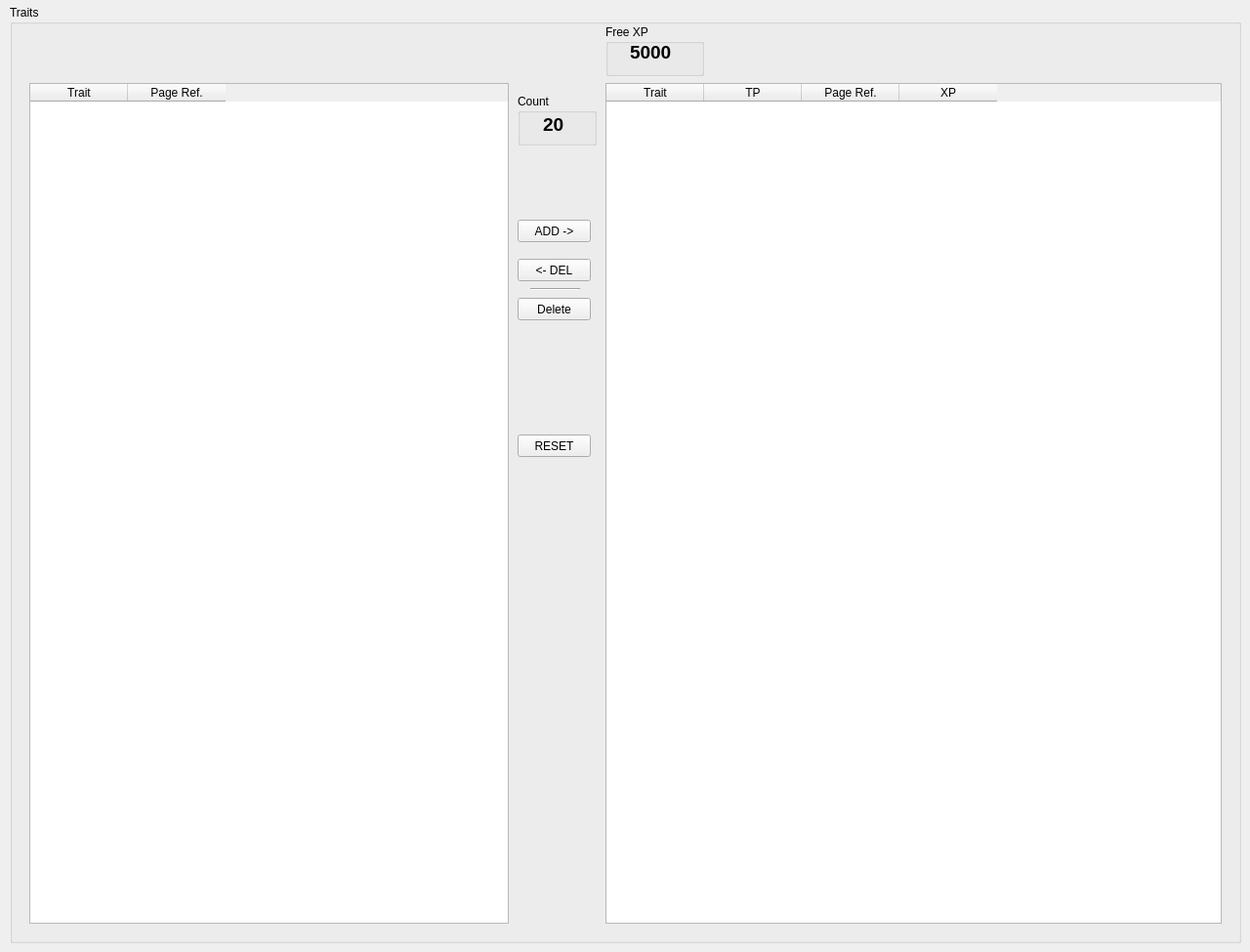
    <widget class="QWidget" name="TraitsTab">
     <attribute name="title">
      <string>Traits</string>
     </attribute>
     <widget class="QGroupBox" name="SkillsGroupBox">
      <property name="geometry">
       <rect>
        <x>10</x>
        <y>5</y>
        <width>1261</width>
        <height>961</height>
       </rect>
      </property>
      <property name="title">
       <string>Traits</string>
      </property>
      <widget class="QGroupBox" name="groupBox_4">
       <property name="geometry">
        <rect>
         <x>610</x>
         <y>20</y>
         <width>101</width>
         <height>53</height>
        </rect>
       </property>
       <property name="title">
        <string>Free XP</string>
       </property>
       <widget class="QLabel" name="statusXPTraitsMain">
        <property name="geometry">
         <rect>
          <x>25</x>
          <y>17</y>
          <width>61</width>
          <height>21</height>
         </rect>
        </property>
        <property name="text">
         <string>&lt;!DOCTYPE HTML PUBLIC &quot;-//W3C//DTD HTML 4.0//EN&quot; &quot;http://www.w3.org/TR/REC-html40/strict.dtd&quot;&gt;
&lt;html&gt;&lt;head&gt;&lt;meta name=&quot;qrichtext&quot; content=&quot;1&quot; /&gt;&lt;style type=&quot;text/css&quot;&gt;
p, li { white-space: pre-wrap; }
&lt;/style&gt;&lt;/head&gt;&lt;body style=&quot; font-family:'MS Shell Dlg 2'; font-size:8.25pt; font-weight:400; font-style:normal;&quot;&gt;
&lt;p style=&quot; margin-top:0px; margin-bottom:0px; margin-left:0px; margin-right:0px; -qt-block-indent:0; text-indent:0px;&quot;&gt;&lt;span style=&quot; font-size:14pt; font-weight:600;&quot;&gt;5000&lt;/span&gt;&lt;/p&gt;&lt;/body&gt;&lt;/html&gt;</string>
        </property>
       </widget>
      </widget>
      <widget class="QTableWidget" name="TraitAllTableMain">
       <property name="geometry">
        <rect>
         <x>20</x>
         <y>80</y>
         <width>491</width>
         <height>861</height>
        </rect>
       </property>
       <property name="editTriggers">
        <set>QAbstractItemView::NoEditTriggers</set>
       </property>
       <property name="selectionMode">
        <enum>QAbstractItemView::SingleSelection</enum>
       </property>
       <property name="selectionBehavior">
        <enum>QAbstractItemView::SelectRows</enum>
       </property>
       <property name="showGrid">
        <bool>false</bool>
       </property>
       <property name="gridStyle">
        <enum>Qt::NoPen</enum>
       </property>
       <property name="rowCount">
        <number>0</number>
       </property>
       <attribute name="verticalHeaderVisible">
        <bool>false</bool>
       </attribute>
       <attribute name="verticalHeaderDefaultSectionSize">
        <number>15</number>
       </attribute>
       <column>
        <property name="text">
         <string>Trait</string>
        </property>
       </column>
       <column>
        <property name="text">
         <string>Page Ref.</string>
        </property>
       </column>
      </widget>
      <widget class="QTableWidget" name="TraitChrTableMain">
       <property name="geometry">
        <rect>
         <x>610</x>
         <y>80</y>
         <width>631</width>
         <height>861</height>
        </rect>
       </property>
       <property name="editTriggers">
        <set>QAbstractItemView::AnyKeyPressed</set>
       </property>
       <property name="selectionMode">
        <enum>QAbstractItemView::SingleSelection</enum>
       </property>
       <property name="selectionBehavior">
        <enum>QAbstractItemView::SelectRows</enum>
       </property>
       <property name="showGrid">
        <bool>false</bool>
       </property>
       <property name="gridStyle">
        <enum>Qt::NoPen</enum>
       </property>
       <property name="rowCount">
        <number>0</number>
       </property>
       <attribute name="horizontalHeaderCascadingSectionResizes">
        <bool>false</bool>
       </attribute>
       <attribute name="horizontalHeaderDefaultSectionSize">
        <number>100</number>
       </attribute>
       <attribute name="verticalHeaderVisible">
        <bool>false</bool>
       </attribute>
       <attribute name="verticalHeaderDefaultSectionSize">
        <number>15</number>
       </attribute>
       <attribute name="verticalHeaderHighlightSections">
        <bool>true</bool>
       </attribute>
       <attribute name="verticalHeaderShowSortIndicator" stdset="0">
        <bool>false</bool>
       </attribute>
       <attribute name="verticalHeaderStretchLastSection">
        <bool>false</bool>
       </attribute>
       <column>
        <property name="text">
         <string>Trait</string>
        </property>
       </column>
       <column>
        <property name="text">
         <string>TP</string>
        </property>
       </column>
       <column>
        <property name="text">
         <string>Page Ref.</string>
        </property>
       </column>
       <column>
        <property name="text">
         <string>XP</string>
        </property>
       </column>
      </widget>
      <widget class="QPushButton" name="TraitResetMain">
       <property name="geometry">
        <rect>
         <x>520</x>
         <y>440</y>
         <width>75</width>
         <height>23</height>
        </rect>
       </property>
       <property name="text">
        <string>RESET</string>
       </property>
      </widget>
      <widget class="QPushButton" name="TraitAddMain">
       <property name="geometry">
        <rect>
         <x>520</x>
         <y>220</y>
         <width>75</width>
         <height>23</height>
        </rect>
       </property>
       <property name="text">
        <string>ADD -&gt;</string>
       </property>
      </widget>
      <widget class="QPushButton" name="TraitlDelMain">
       <property name="geometry">
        <rect>
         <x>520</x>
         <y>260</y>
         <width>75</width>
         <height>23</height>
        </rect>
       </property>
       <property name="text">
        <string>&lt;- DEL</string>
       </property>
      </widget>
      <widget class="QPushButton" name="DeleteTraitsMain">
       <property name="geometry">
        <rect>
         <x>520</x>
         <y>300</y>
         <width>75</width>
         <height>23</height>
        </rect>
       </property>
       <property name="text">
        <string>Delete</string>
       </property>
      </widget>
      <widget class="Line" name="line_2">
       <property name="geometry">
        <rect>
         <x>533</x>
         <y>283</y>
         <width>51</width>
         <height>16</height>
        </rect>
       </property>
       <property name="orientation">
        <enum>Qt::Horizontal</enum>
       </property>
      </widget>
      <widget class="QGroupBox" name="groupBox_9">
       <property name="geometry">
        <rect>
         <x>520</x>
         <y>91</y>
         <width>81</width>
         <height>53</height>
        </rect>
       </property>
       <property name="title">
        <string>Count</string>
       </property>
       <widget class="QLabel" name="CountTraitsMain">
        <property name="geometry">
         <rect>
          <x>26</x>
          <y>20</y>
          <width>31</width>
          <height>21</height>
         </rect>
        </property>
        <property name="text">
         <string>&lt;!DOCTYPE HTML PUBLIC &quot;-//W3C//DTD HTML 4.0//EN&quot; &quot;http://www.w3.org/TR/REC-html40/strict.dtd&quot;&gt;
&lt;html&gt;&lt;head&gt;&lt;meta name=&quot;qrichtext&quot; content=&quot;1&quot; /&gt;&lt;style type=&quot;text/css&quot;&gt;
p, li { white-space: pre-wrap; }
&lt;/style&gt;&lt;/head&gt;&lt;body style=&quot; font-family:'MS Shell Dlg 2'; font-size:8.25pt; font-weight:400; font-style:normal;&quot;&gt;
&lt;p style=&quot; margin-top:0px; margin-bottom:0px; margin-left:0px; margin-right:0px; -qt-block-indent:0; text-indent:0px;&quot;&gt;&lt;span style=&quot; font-size:14pt; font-weight:600;&quot;&gt;20&lt;/span&gt;&lt;/p&gt;&lt;/body&gt;&lt;/html&gt;</string>
        </property>
       </widget>
      </widget>
     </widget>
    </widget>
